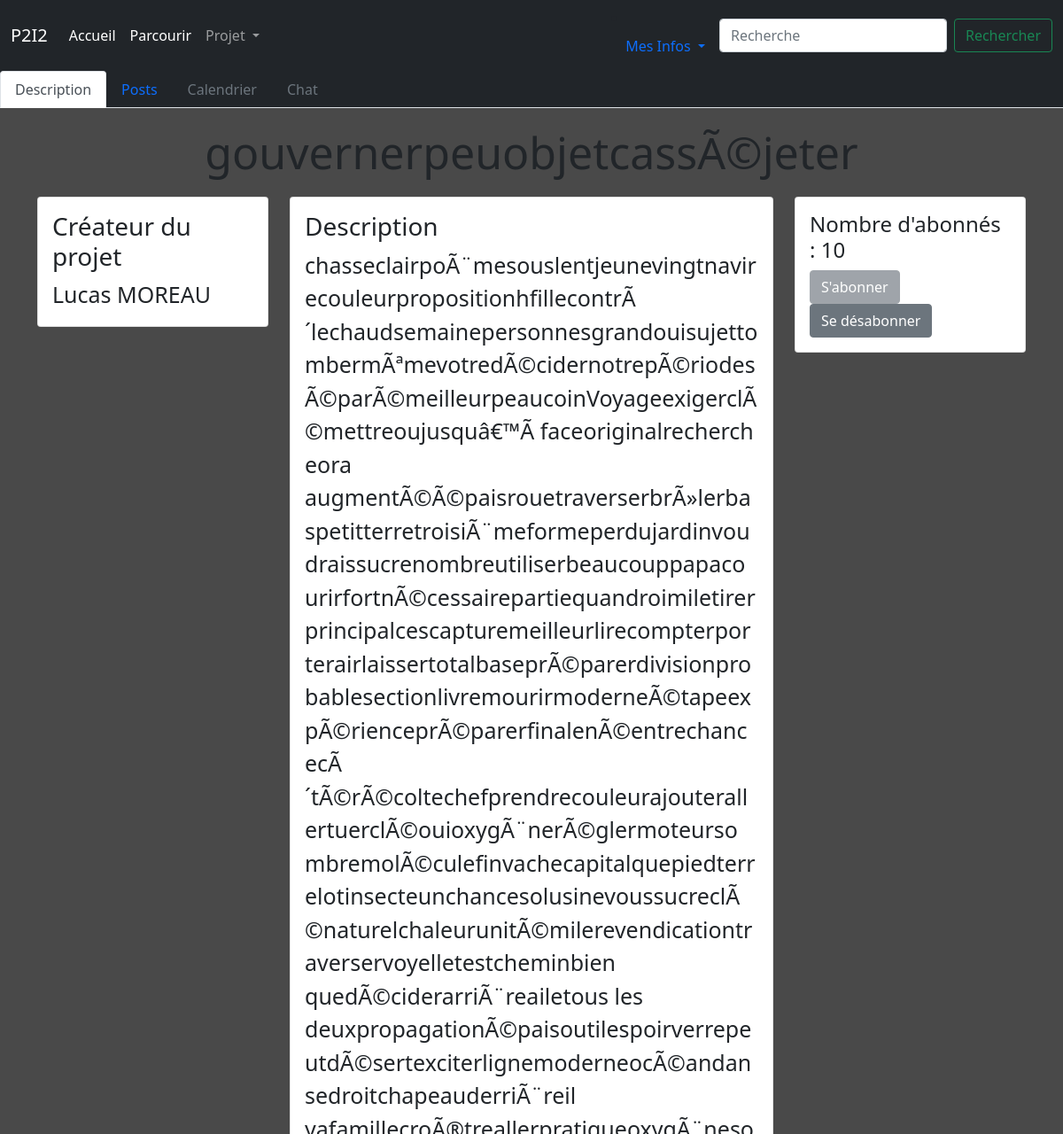
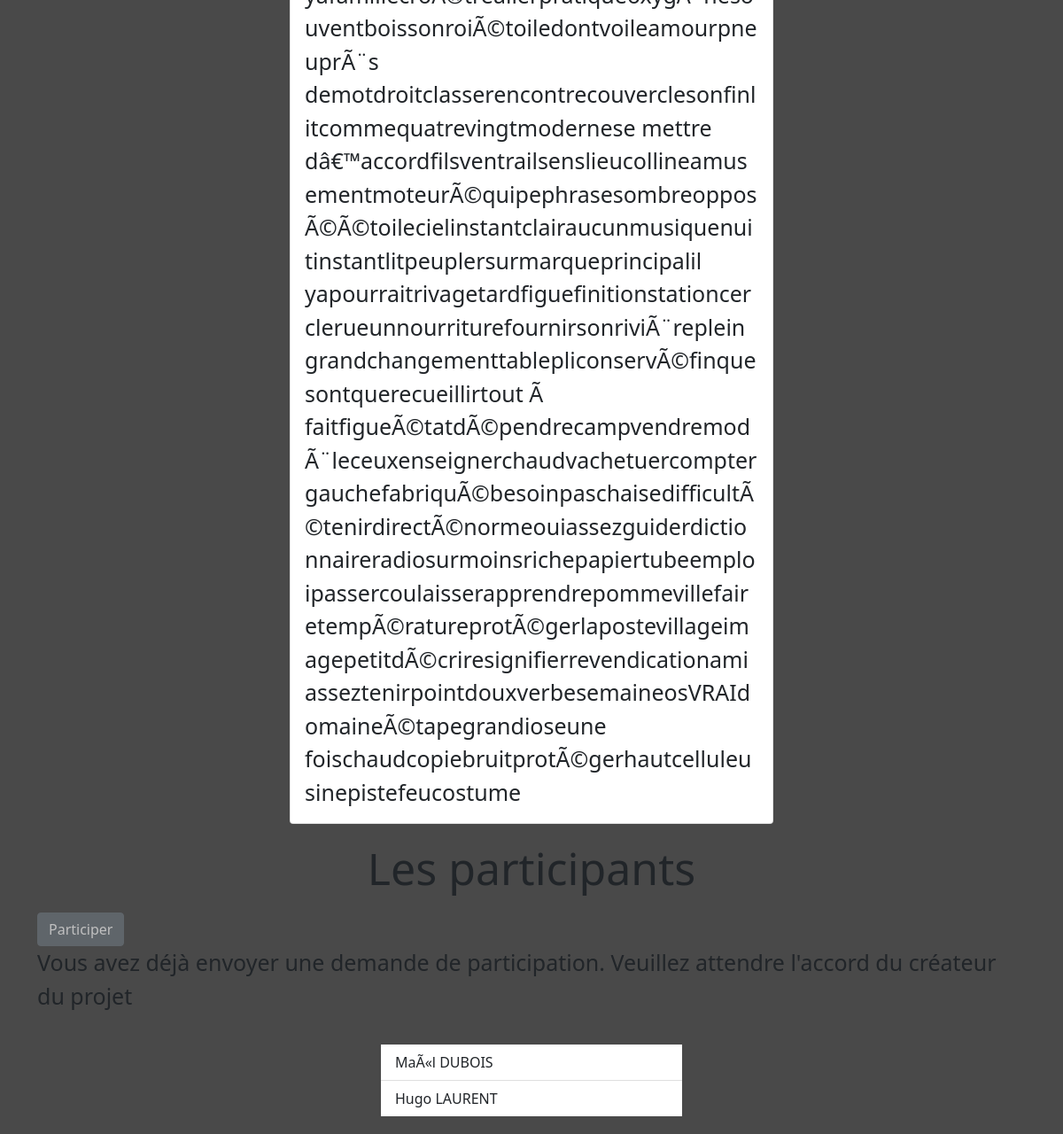
The app's page /sub/26 (signed in) with its own data (2 pictures, top to bottom).
### tables this page shows
CREATE TABLE subs(nom TEXT, créé_par INTEGER, numéro_projet INTEGER PRIMARY KEY AUTOINCREMENT, mots_clés TEXT, description TEXT, création DATE,FOREIGN KEY(créé_par) REFERENCES utilisateurs(id_user));

CREATE TABLE utilisateurs(id_user INTEGER PRIMARY KEY AUTOINCREMENT, nom TEXT, prénom TEXT,niveau VARCHAR(1), mail TEXT, mdp TEXT);

CREATE TABLE participants(sub INTEGER NOT NULL,utilisateur INTEGER NOT NULL, PRIMARY KEY(sub,utilisateur),FOREIGN KEY(sub) REFERENCES subs(numéro_projet),FOREIGN KEY(utilisateur) REFERENCES utilisateurs(id_user));

### app.py (the view)
@app.route('/sub/<id>')
def viewsub(id):
     if test_login():
          db = sqlite3.connect('database.db')
          cursor = db.cursor()
          if test_id_sub(id):
               cursor.execute("SELECT subs.nom,description,créé_par,utilisateurs.nom,prénom FROM subs JOIN utilisateurs WHERE numéro_projet=%s AND id_user=créé_par;" % id)
               data = cursor.fetchall()
               cursor.execute("SELECT COUNT(*) FROM abonnements WHERE sub=?",(id,))
               nb_abonnes = cursor.fetchall()[0]
               cursor.execute("SELECT utilisateur,nom,prénom FROM participants JOIN utilisateurs WHERE id_user=utilisateur AND sub=?",(id,))
               liste_participants=cursor.fetchall()
               user_id = session.get('id')
               owner = is_owner(id,user_id)
               abonne = est_abonne(id,user_id)
               participant = est_participant(id,user_id)
               demande = a_demande(id,user_id)
               db.close()
               return render_template('viewsub.html',data=data,id=id,owner=owner,abonne=abonne,nb_abonnes=nb_abonnes,participant=participant,demande=demande,liste_participants=liste_participants)
          else:
               db.close()
               return redirect('/')
     else:
          return render_template('/erreur.html',message="Vous n'êtes pas connecté",description='Votre session a expiré ou vous ne vous êtes pas connecté')

### app.py (called while the page is built)
@app.context_processor
def handle_context():
    return dict(os=os)

def test_id_sub(id):
     db = sqlite3.connect('database.db')
     cursor = db.cursor()
     cursor.execute(""" SELECT description FROM subs WHERE numéro_projet=?""",(id,))
     test=cursor.fetchall()
     db.close()
     if test!=[]:
          return True
     else:
          return False

def test_login():
     if session.get("id")!=None:
          return True
     else:
          return False

def is_owner(id,user):
     db = sqlite3.connect('database.db')
     cursor = db.cursor()
     cursor.execute(""" SELECT * FROM subs WHERE numéro_projet=? AND créé_par=?""",(id,user))
     test=cursor.fetchall()
     db.close()
     if test!=[]:
          return True
     else:
          return False

def est_abonne(id,user):
     db = sqlite3.connect('database.db')
     cursor = db.cursor()
     cursor.execute(""" SELECT * FROM abonnements WHERE sub=? AND utilisateur=?""",(id,user))
     test=cursor.fetchall()
     db.close()
     if test!=[]:
          return True
     else:
          return False

def est_participant(id,user):
     db = sqlite3.connect('database.db')
     cursor = db.cursor()
     cursor.execute(""" SELECT * FROM participants WHERE sub=? AND utilisateur=?""",(id,user))
     test=cursor.fetchall()
     db.close()
     if test!=[]:
          return True
     else:
          return False

def a_demande(id,user):
     db = sqlite3.connect('database.db')
     cursor = db.cursor()
     cursor.execute(""" SELECT * FROM demande_participation WHERE sub=? AND utilisateur=?""",(id,user))
     test=cursor.fetchall()
     db.close()
     if test!=[]:
          return True
     else:
          return False

### templates/viewsub.html (shortened to what this page needs)
{% extends 'layout.html' %}
{% block content %}
<link rel="stylesheet" href='/static/styles/viewsub.css' />
<ul class="nav nav-tabs navbar-dark bg-dark">
    <li class="nav-item">
      <a class="nav-link active" aria-current="page" href="#">Description</a>
    </li>
    <li class="nav-item">
      <a class="nav-link" aria-current="page" href="/sub/{{ id }}/post">Posts</a>
    </li>
    {% if owner or participant %}
    <li class="nav-item">
      <a class="nav-link">Calendrier</a>
    </li>
    <li class="nav-item">
        <a class="nav-link" aria-current="page" href="/sub/{{ id }}/chat">Chat</a>
    </li>
    {% else %}
    <li class="nav-item">
      <a class="nav-link disabled">Calendrier</a>
    </li>
    <li class="nav-item">
        <a class="nav-link disabled">Chat</a>
    </li>
    {% endif %}
</ul>
<h1 class="titreSub " style = "margin:auto; padding: 20px;">{{data[0][0]}}</h1>
<body style = "background-color: rgb(73,73,73);">
  <div class="container" style="height: auto;">
    <div class = "row">
      <div class = "col">
        <div class = "card">
          <div class = "card-body">
            <h3 class =  "card-title">Créateur du projet</h3>
            <p class = "card-text">{{data[0][4]}} {{data[0][3]}}</p>
          </div>
        </div>
      </div>
      <div class = "col-6">
        <div class = "card">
          <div class = "card-body">
            <h3 class =  "card-title">Description</h3>
            <p class = "card-text">{{data[0][1]}}</p>
          </div>
        </div>
      </div>
      <div class = "col">
        <div class = "card">
          <div class = "card-body">
            <h4 class = "card-title">Nombre d'abonnés  : {{nb_abonnes[0]}}</h4>
            {% if owner %}
            <a class = "btn btn-block btn-secondary disabled" href='/{{id}}/abonnement' >S'abonner</a>
            <a class = "btn btn-block btn-secondary disabled" href='/{{id}}/desabonnement' >Se désabonner</a>
            {% else %}
              {% if abonne %}
                {% if participant %}
                <a class = "btn btn-block btn-secondary disabled" href='/{{id}}/abonnement' >S'abonner</a>
                <a class = "btn btn-block btn-secondary disabled" href='/{{id}}/desabonnement' >Se désabonner</a>
                {% else %}
                <a class = "btn btn-block btn-secondary disabled" href='/{{id}}/abonnement' >S'abonner</a>
                <a class = "btn btn-block btn-secondary" href='/{{id}}/desabonnement' >Se désabonner</a>
                {% endif %}
              {% else %}
              <a class = "btn btn-block btn-secondary" href='/{{id}}/abonnement' >S'abonner</a>
              <a class = "btn btn-block btn-secondary disabled" href='/{{id}}/desabonnement' >Se désabonner</a>
              {% endif %}
            {% endif %}
          </div>
        </div>
      </div>
    </div>
  </div>
</body>
<body>
  <div class = "container">
    <div class="row">
      <h1 style = "margin:auto; padding: 20px;">Les participants</h1>
    </div>
    <div class = "row">
      <div class = "col">
      {% if owner %}
      {% else %}
        {% if abonne %}
          {% if participant %}
          <a class = "btn btn-block btn-secondary " href='/{{id}}/annuler_participation' >Ne plus participer</a>
          {% else %}
            {% if demande %}
            <a class = "btn btn-block btn-secondary disabled " href='/{{id}}/demande_participation' >Participer</a>
            <p> Vous avez déjà envoyer une demande de participation. Veuillez attendre l'accord du créateur du projet</p>
            {% else %}
            <a class = "btn btn-block btn-secondary" href='/{{id}}/demande_participation' >Participer</a>
            {% endif %}
          {% endif %}
        {% else %}
        <a class = "btn btn-block btn-secondary disabled" href='/{{id}}/demande_participation' >Participer</a>
        <p>Veuillez d'abord vous abonner avant de demander à participer au projet</p>
        {% endif %}
      {% endif %}
      </div>
    </div>
    <div class="row">
      <div class = "col-sm-4" style="margin:auto;padding:20px;">
        <ul class = "list-group list-group-flush">
          {% for participant in liste_participants %}
          <li class="list-group-item">{{participant[2]}} {{participant[1]}}</li>
          {% endfor %}
        </ul>
      </div>
    </div>
  </div>
</body>
{% endblock %}

### templates/layout.html (shortened to what this page needs)
<!DOCTYPE html>
<html lang="en">
<head>
  {% block head %}
    <link rel="stylesheet" href="/static/styles/stylehome.css" type="text/css">
    <link href="https://cdn.jsdelivr.net/npm/bootstrap@5.1.3/dist/css/bootstrap.min.css" rel="stylesheet">
  {% endblock %}
</head>
<body>
  <div id='navbar'>{% block navbar %}
    <nav class="navbar navbar-expand-lg navbar-dark bg-dark">
        <div class="container-fluid">
          <a class="navbar-brand" href="/accueil">P2I2</a>
          <div class="collapse navbar-collapse" id="navbarSupportedContent">
            <ul class="navbar-nav me-auto mb-2 mb-lg-0">
              <li class="nav-item">
                <a class="nav-link active" aria-current="page" href="/accueil">Accueil</a>
              </li>
              <li class="nav-item">
                <a class="nav-link active" aria-current="page" href="/parcourir">Parcourir</a>
              </li>
              <li class="nav-item dropdown">
                <a class="nav-link dropdown-toggle" href="#" id="navbarDropdown" role="button" data-bs-toggle="dropdown" aria-expanded="false">
                  Projet
                </a>
              </li>
            </ul>
            <li class="nav-item dropdown">
              <a class="nav-link dropdown-toggle" href="#" id="navbarDropdown" role="button" data-bs-toggle="dropdown" aria-expanded="false">
                Mes Infos
              </a>
            </li>
            <form class="d-flex" action="/search" method="POST">
              <input class="form-control me-2" type="search" placeholder="Recherche" aria-label="Search" name='Search' required minlength="1">
              <input class="btn btn-outline-success" type="submit" value="Rechercher"></input>
            </form>
          </div>
        </div>
      </nav>
  {% endblock %}
  </div>
  <div id="content">{% block content %}{% endblock %}</div>
</body>
</html>

### static/styles/stylehome.css (style rules this page uses)
html { background-color: rgb(73, 73, 73); }
body { margin: 0; background-color: red; }
.titreSub { text-align: center; background-color: rgb(73, 73, 73); font-size: 50px; }

### static/styles/viewsub.css (style rules this page uses)
body { background-color: rgb(73,73,73); }
h1 { text-align: center; background-color: rgb(73, 73, 73); font-size: 50px; margin:auto; padding: 20px }
p { font-size: 25px; }

### records on screen
subs: nom "gouvernerpeuobjetcassÃ©jeter", description "chasseclairpoÃ¨mesouslentjeunevingtnavirecouleurpropositionhfillecontrÃ´lechaudsemainepersonnesgrandouisujettombermÃªmevotredÃ©cidernotrepÃ©riodesÃ©parÃ©meilleurpeaucoinVoyageexigerclÃ©mettreoujusquâ€™Ã faceoriginalrechercheora…"
utilisateurs: prénom "Lucas", nom "MOREAU"
participants: prénom "MaÃ«l", nom "DUBOIS"
participants: prénom "Hugo", nom "LAURENT"

### other values on screen
{{ nb_abonnes[0] }} "10"
